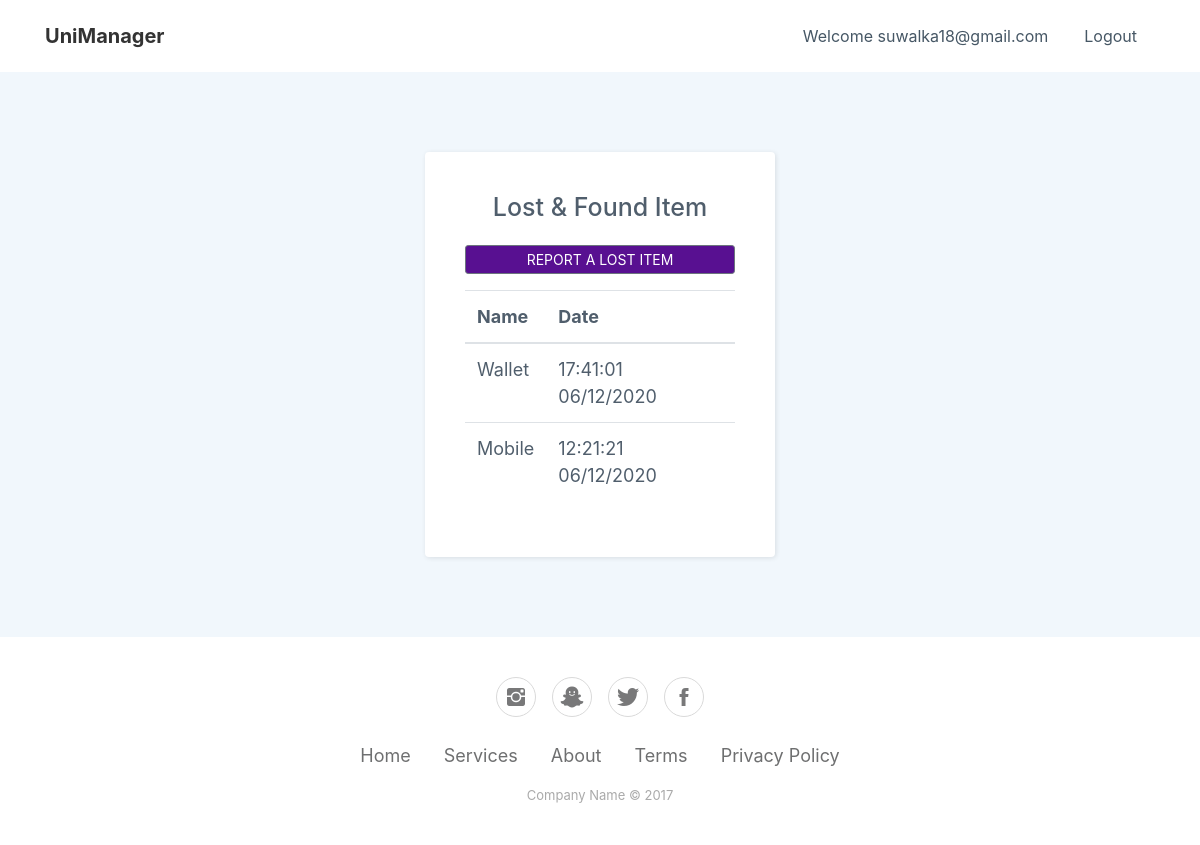
The page /home/lost-and-found (signed in) on the database its author committed.
### myapp/models.py (models this page shows)
class LostAndFound(models.Model):
    name = models.CharField(blank=False, null=False, max_length=100)
    information = models.CharField(blank=True, null=False, max_length=1000)
    status = models.IntegerField(blank=False, null=False, default=0)
    submit_date = models.DateTimeField(auto_now=True, null=False, blank=False)
    submit_user = models.ForeignKey(get_user_model(), on_delete=models.CASCADE, related_name="user_submit")
    takeaway_user = models.ForeignKey(get_user_model(), null=True, default=None, on_delete=models.CASCADE, related_name="user_takeaway")
    takeaway_date = models.DateTimeField(default=None, null=True, blank=False)
    item_received = models.BooleanField(default=False)

### myapp/views.py (the view)
# urls.py: path("home/lost-and-found", lost_and_found, name="lost-and-found"),
def lost_and_found(request):
    l_and_f = list(LostAndFound.objects.filter(status=0).order_by("-submit_date").values())
    for lf in range(len(l_and_f)):
        l_and_f[lf]["submit_date"] = l_and_f[lf]["submit_date"].strftime('%H:%M:%S %d/%m/%Y')
    return render(request, "lostfound_user.html",
                  {"name": request.session['name'].split()[0], "lost_and_found": l_and_f})

### templates/lostfound_user.html (shortened to what this page needs)
{% load static %}
<!DOCTYPE html>
<html>
<head>
    <link rel="stylesheet" href="{% static 'assets/bootstrap/css/bootstrap.min.css'%}">
    <link rel="stylesheet" href="{% static 'assets/fonts/font-awesome.min.css'%}">
    <link rel="stylesheet" href="{% static 'assets/fonts/ionicons.min.css'%}">
    <link rel="stylesheet" href="{% static 'assets/css/Bootstrap-Cards-v2-shri.css'%}">
    <link rel="stylesheet" href="{% static 'assets/css/Contact-Form-Clean-shri.css'%}">
    <link rel="stylesheet" href="{% static 'assets/css/Footer-Basic-shri.css'%}">
    <link rel="stylesheet" href="{% static 'assets/css/Login-Form-Clean-1-shri.css'%}">
    <link rel="stylesheet" href="{% static 'assets/css/Login-Form-Clean-shri.css'%}">
    <link rel="stylesheet" href="{% static 'assets/css/Navigation-Clean-shri.css'%}">
    <link rel="stylesheet" href="{% static 'assets/css/styles-shri.css'%}">
    <link rel="stylesheet" href="{% static 'assets/css/Table-With-Search-1-shri.css'%}">
    <link rel="stylesheet" href="{% static 'assets/css/Table-With-Search-shri.css'%}">
</head>
<body>
    <nav class="navbar navbar-light navbar-expand-md navigation-clean">
        <div class="container"><a class="navbar-brand" href="/">UniManager</a>
            <div class="collapse navbar-collapse"
                id="navcol-1">
                <ul class="nav navbar-nav ml-auto">
                    <li class="nav-item" role="presentation"><a class="nav-link" href="#">Welcome {{ name }}</a></li>
                    <li class="nav-item" role="presentation"><a class="nav-link" href="/logout">Logout</a></li>
                </ul>
            </div>
        </div>
    </nav>
    <div class="login-clean" style="font-size: 18px;">
        <form method="post" style="max-width: 350px;">
            <div class="d-block d-xl-flex justify-content-xl-center align-items-xl-center">
                <h2 class="text-center justify-content-xl-center align-items-xl-center" style="width: 228px;font-size: 25px;">Lost &amp; Found Item</h2>
            </div>
            <div class="form-group" style="margin-top: 15px; "><button class="btn btn-secondary btn-sm text-uppercase text-center d-block" type="button"  onclick="window.location = 'lost-and-found/report'" style="background-color: rgb(88,16,145);margin-top: 0;height: 29px;line-height: 16px;width: 100%">Report a lost item</button></div>
            <div class="table-responsive"
                style="margin-top: 9px;">
                <table class="table">
                    <thead>
                        <tr>
                            <th>Name</th>
                            <th>Date</th>
                        </tr>
                    </thead>
                    <tbody>
                    {% for lf in lost_and_found  %}
                    <tr>
                            <td>{{ lf.name}}</td>
                            <td>{{ lf.submit_date}}</td>
                        </tr>
                    {% endfor %}
                    </tbody>
                </table>
            </div>
        </form>
    </div>
    <div class="footer-basic">
        <footer>
            <div class="social"><a href="#"><i class="icon ion-social-instagram"></i></a><a href="#"><i class="icon ion-social-snapchat"></i></a><a href="#"><i class="icon ion-social-twitter"></i></a><a href="#"><i class="icon ion-social-facebook"></i></a></div>
            <ul class="list-inline">
                <li class="list-inline-item"><a href="#">Home</a></li>
                <li class="list-inline-item"><a href="#">Services</a></li>
                <li class="list-inline-item"><a href="#">About</a></li>
                <li class="list-inline-item"><a href="#">Terms</a></li>
                <li class="list-inline-item"><a href="#">Privacy Policy</a></li>
            </ul>
            <p class="copyright">Company Name © 2017</p>
        </footer>
    </div>
</body>
</html>

### static/assets/css/Footer-Basic-shri.css (style rules this page uses)
.footer-basic { padding: 40px 0; background-color: #ffffff; color: #4b4c4d; }
.footer-basic ul { padding: 0; list-style: none; text-align: center; font-size: 18px; line-height: 1.6; margin-bottom: 0; }
.footer-basic li { padding: 0 10px; }
.footer-basic ul a { color: inherit; text-decoration: none; opacity: 0.8; }
.footer-basic .social { text-align: center; padding-bottom: 25px; }
.footer-basic .social > a { font-size: 24px; width: 40px; height: 40px; line-height: 40px; display: inline-block; text-align: center; border-radius: 50%; border: 1px solid #ccc; margin: 0 8px; color: inherit; opacity: 0.75; }
.footer-basic .copyright { margin-top: 15px; text-align: center; font-size: 13px; color: #aaa; margin-bottom: 0; }

### static/assets/css/Login-Form-Clean-1-shri.css (style rules this page uses)
.login-clean { background: #f1f7fc; padding: 80px 0; }
.login-clean form { max-width: 320px; width: 90%; margin: 0 auto; background-color: #ffffff; padding: 40px; border-radius: 4px; color: #505e6c; box-shadow: 1px 1px 5px rgba(0,0,0,0.1); }

### static/assets/css/Login-Form-Clean-shri.css (style rules this page uses)
.login-clean { background: #f1f7fc; padding: 80px 0; }
.login-clean form { max-width: 320px; width: 90%; margin: 0 auto; background-color: #ffffff; padding: 40px; border-radius: 4px; color: #505e6c; box-shadow: 1px 1px 5px rgba(0,0,0,0.1); }

### static/assets/css/Navigation-Clean-shri.css (style rules this page uses)
.navigation-clean { background: #fff; padding-top: .75rem; padding-bottom: .75rem; color: #333; border-radius: 0; box-shadow: none; border: none; margin-bottom: 0; }
@media (min-width:768px) { .navigation-clean { padding-top: 1rem; padding-bottom: 1rem; } }
.navigation-clean .navbar-brand { font-weight: bold; color: inherit; }
.navigation-clean .navbar-collapse, .navigation-clean .form-inline { border-top-color: #ddd; }
.navigation-clean.navbar .navbar-nav .nav-link { padding-left: 18px; padding-right: 18px; }
.navigation-clean.navbar-light .navbar-nav .nav-link { color: #465765; }

### rows shown on the page
LostAndFound: name "Wallet", submit_date "17:41:01 06/12/2020"
LostAndFound: name "Mobile", submit_date "12:21:21 06/12/2020"

### other values the page prints
{{ name }} "suwalka18@gmail.com"
